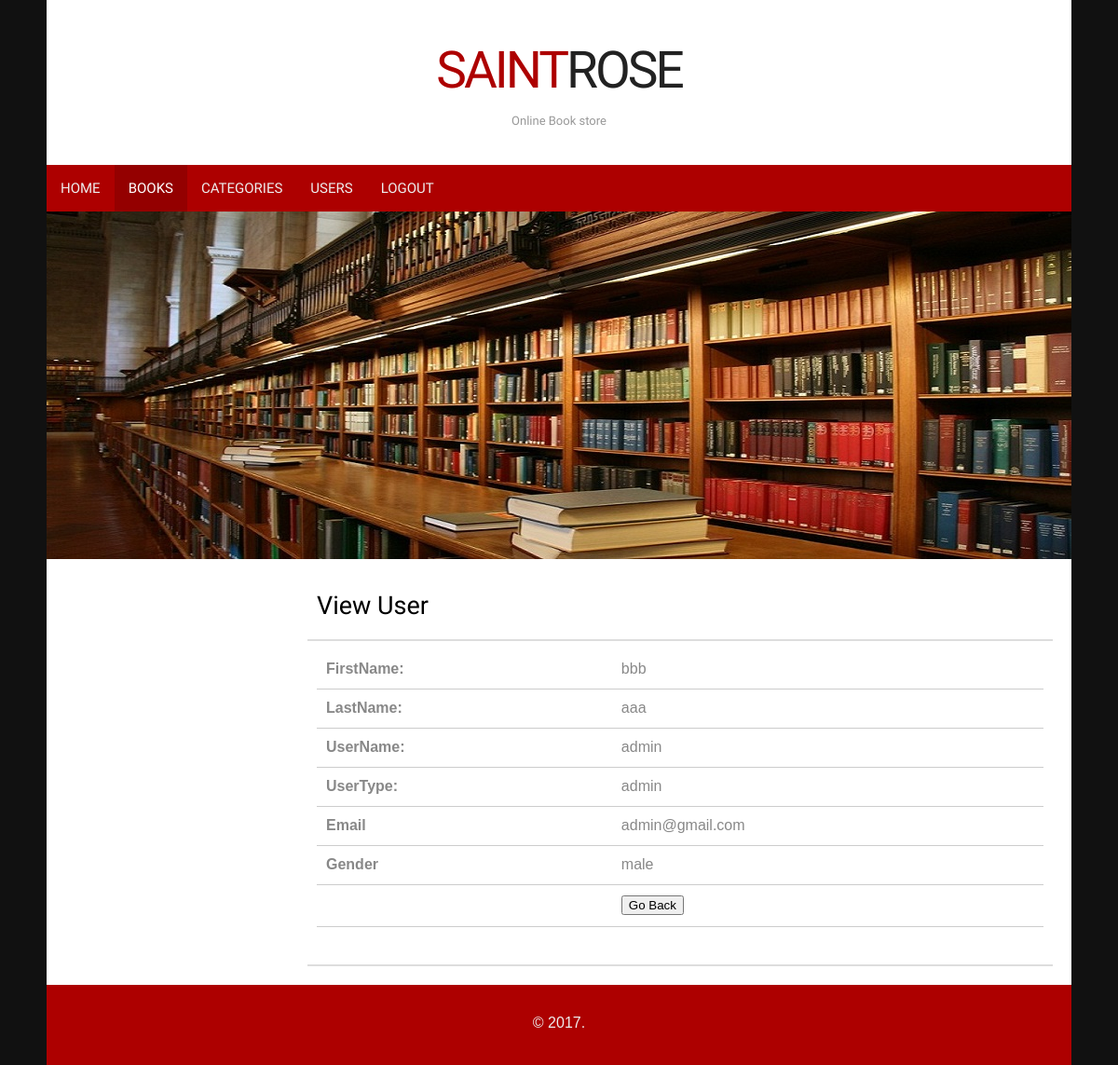
/view_user.php?uid=10 (signed in), run on the app's committed database.
### tables this page shows
CREATE TABLE IF NOT EXISTS `users` (
  `id` int(10) NOT NULL AUTO_INCREMENT,
  `lastname` varchar(30) NOT NULL,
  `firstname` varchar(50) NOT NULL,
  `username` varchar(25) NOT NULL,
  `password` varchar(25) NOT NULL,
  `usertype` varchar(30) NOT NULL,
  `email` varchar(25) NOT NULL,
  `gender` varchar(6) NOT NULL,
  `address` varchar(50) NOT NULL,
  PRIMARY KEY (`id`)
);

### view_user.php (the view, shortened to what this page needs)
<!Doctype html>
<head>
<link rel="stylesheet" href="styles.css" type="text/css" />
</head>
<body>
<div id="container">
    <header>
    	<h1><a href="index.php">Saint<span>Rose</span></a></h1>
        <h2>Online Book store</h2>
    </header>
    <nav>
    	<ul>
        	<li><a href="admin_home.php">Home</a></li>
            <li  class="start selected"><a href="view_books.php">Books</a></li>
            <li><a href="view_categories.php">Categories</a></li>
            <li><a href="view_users.php">Users</a></li>
		   <li class="end"><a href="logout.php">Logout</a></li>
        </ul>
    </nav>
 	<img src="images/adminbanner.jpg" alt="Books" />
    <div id="body">
		<section id="content">
	<article><h2> View User </h2>
		</article>
		<article class="expanded">
	                         <?php
				$uid=$_GET['uid'];
				include("connect.php");
				$res=mysqli_query($con,"select * from users where id='$uid'");
				$re=mysqli_fetch_array($res);
				?>
                                <table width="100%" height="297" border="0" cellpadding="0" cellspacing="0">
                                    <tr>
                                        <td>
										 <b>FirstName:</b>
                                            </td>
                                        <td>
                                        <?php echo $re['firstname']; ?>                              </td>
                                    </tr>
                                                  <tr>
                                        <td>
                                                    <b>LastName:</b> </td>
                                          <td><?php echo $re['lastname']; ?> </td>
                                    </tr>
									<tr>
                                        <td>  <b>UserName:</b></td>
                                        <td>
                                            <?php echo $re['username']; ?>                                    </td>
                                    </tr>
									<tr>
                                        <td><b>UserType:</b></td>
                                        <td>
                                            <?php echo $re['usertype']; ?>                                    </td>
                                    </tr>
                                    <tr>
                                        <td><b>Email</b></td>
                                        <td>
                                            <?php echo $re['email']; ?>                                        </td>
                                    </tr>
 <tr>
                                        <td><b>Gender</b></td>
                                        <td >
                                            <?php echo $re['gender']; ?>                                        </td>
                                    </tr>
                                    <tr>
                                        <td>&nbsp;</td>
                                        <td>
                                            <input type="button" onClick="history.go(-1);" value="Go Back" />
                                        </td>
                                    </tr>
                                </table>
	</article>
        </section>
    </div>
    <footer>
        <div class="footer-bottom">
            <p>&copy;  2017.</p>
         </div>
    </footer>
</div>
</body>
</html>

### styles.css (style rules this page uses)
body { background: #111; margin:0; padding:0; font-family: Arial, Helvetica, sans-serif; font-size: 16px; color: #888; }
* { margin:10; padding:10; }
table { width: 100%; text-align: left; }
th, td { padding: 10px 10px; }
td { border-bottom: 1px solid #ccc; }
p { line-height: 1.9em; margin-bottom: 20px; }
a { color: #AD0000; }
h1 { color: #000; font-size: 35px; font-family: 'Francois One', Arial, sans-serif; }
h2 { color: #000; font-size: 27px; letter-spacing: 0px; font-weight: normal; padding: 0 0 5px; margin: 0; font-family: 'Francois One', Arial, sans-serif; }
ul, ol { margin: 0 0 35px 35px; }
li { padding-bottom: 5px; }
#container { width: 1100px; margin: 0px auto; padding: 0px; background-color: #fff; }
header { padding: 30px 15px; background: #fff; margin: 0 auto; text-align:center; }
header h1 a, header h1 a:hover { color: #AD0000; font-size: 55px; font-weight: normal; letter-spacing: -3px; line-height:45px; text-decoration: none; text-transform: uppercase; }
header h1 a span { color: #222; }
header h2 { color: #999; font-size: 13px; position: relative; top: -5px; letter-spacing: 0; }
nav { width: 1100px; height: 50px; background-color: #AD0000; }
nav ul { height: 50px; list-style: none; padding: 0; margin: 0; }
nav ul li { float: left; display: block; padding: 0; }
nav ul li a { color: #eee; display: block; font-family: 'Francois One',Arial,sans-serif; font-size: 15px; letter-spacing: 0; line-height: 15px; margin: 0; padding: 18px 15px 17px; text-decoration: none; text-transform: uppercase; }
nav ul li.selected a, nav ul li.selected a:hover { background-color: #940000; color: #fff; }
#body { background: none; margin:0 auto; padding: 20px 20px 0; }
#content { float: right; width: 800px; }
article { border-bottom: 2px solid #ddd; padding: 10px 10px 20px 10px; }
article h2 { padding-bottom: 0; }
footer { margin:20px auto 0; width: 1100px; }
footer .footer-bottom { padding: 10px; text-align: center; background-color: #AD0000; }
footer .footer-bottom p { text-align: center; }
footer .footer-bottom p, footer .footer-bottom p a { color: #eee; }

### data on the page
users: firstname "bbb", lastname "aaa", username "admin", usertype "admin", email "admin@gmail.com", gender "male"
